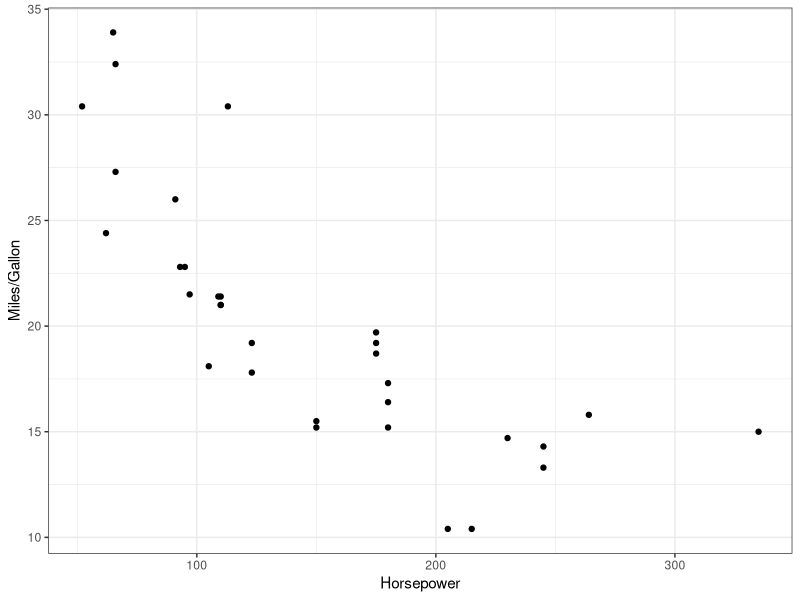

Recreate this plot in R.
########

#Purpose of file: Learning Git and Github through the mtcars data set

library(tidyverse)
library(ggplot2)

View(mtcars)

?mtcars  

str(mtcars)

ggplot(mtcars, aes(hp, mpg)) +
  geom_point() +
  xlab("Horsepower") +
  ylab("Miles/Gallon") +
  theme_bw()
